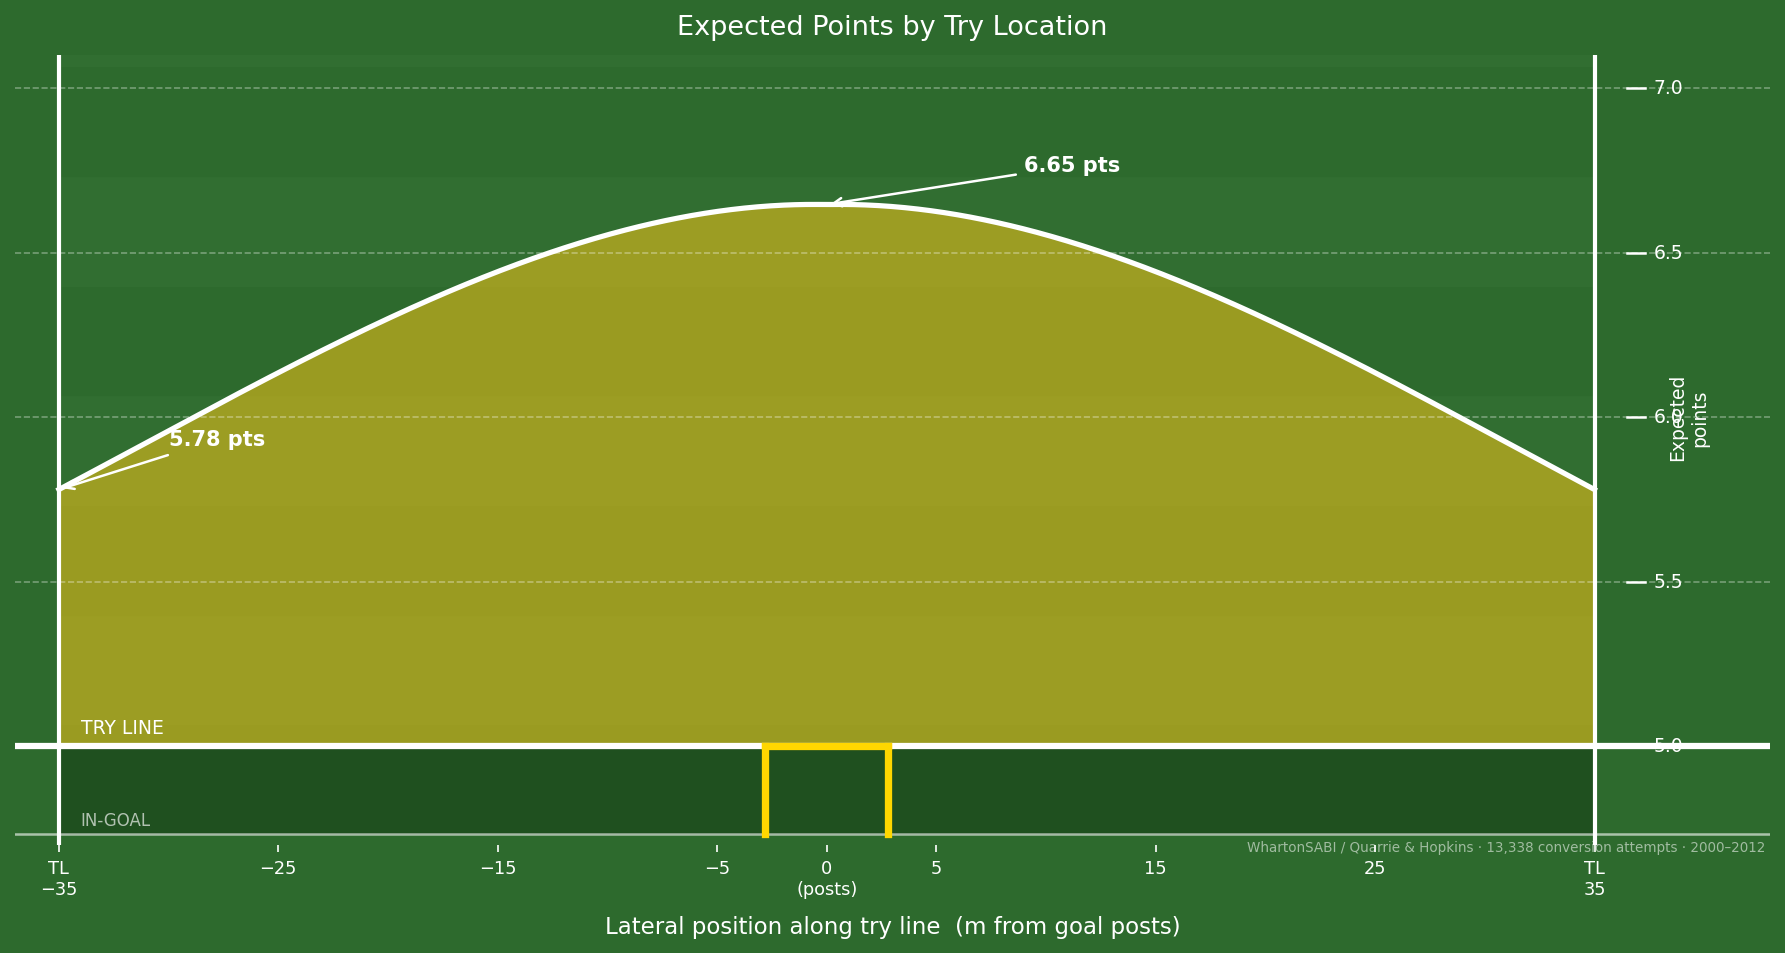

Here is the Python script that generated this plot:
"""
Expected points (try + conversion) vs. lateral try location —
visualised as a filled hill curve rising above the try line on an
abstract top-down rugby pitch.

Coordinate mapping (y-axis):
  try line  (y = 0)  ↔  5.0 pts  (try alone)
  top       (y = 30) ↔  7.0 pts  (try + certain conversion)

The curve peaks upward at centre and dips toward the wings.
Data: 13,338 conversion attempts, goal_kicking_data.csv
(WhartonSABI / Quarrie & Hopkins, 2000–2012).
"""

import matplotlib
matplotlib.use("Agg")

import numpy as np
import pandas as pd
import matplotlib.pyplot as plt
import matplotlib.patches as mpatches
from scipy.interpolate import UnivariateSpline

# ---------------------------------------------------------------------------
# Load & fit
# ---------------------------------------------------------------------------
df   = pd.read_csv("goal_kicking_data.csv")
conv = df[df["Type"] == 2].copy()
conv["lateral_m"] = (conv["X1 Metres"] - 35).abs()

bins = np.arange(0, 37.5, 2.5)
conv["bin"] = pd.cut(conv["lateral_m"], bins=bins, include_lowest=True)
agg = (
    conv.groupby("bin", observed=True)
        .agg(attempts=("Quality", "count"),
             made=("Quality", lambda x: (x == 1).sum()))
)
agg["prob"]    = agg["made"] / agg["attempts"]
agg["bin_mid"] = [i.mid for i in agg.index]

bin_mid = agg["bin_mid"].values
bin_p   = agg["prob"].values
n       = agg["attempts"].values

spl = UnivariateSpline(bin_mid, bin_p, w=np.sqrt(n), k=3, s=len(bin_mid))

HALF_WIDTH = 35.0
lat    = np.linspace(-HALF_WIDTH, HALF_WIDTH, 700)
p_conv = np.clip(spl(np.abs(lat)), 0, 1)
ep     = 5 + 2 * p_conv

# ---------------------------------------------------------------------------
# Map EP → y  (5 pts = 0, 7 pts = Y_TOP)
# ---------------------------------------------------------------------------
Y_TOP   = 30.0          # full chart height above try line
Y_BOT   = -4.0          # small in-goal strip below

def ep_to_y(e):
    return (e - 5.0) * (Y_TOP / 2.0)   # 2 pt range → Y_TOP metres

curve_y = ep_to_y(ep)

# EP tick positions
ep_ticks = [5.0, 5.5, 6.0, 6.5, 7.0]

# ---------------------------------------------------------------------------
# Figure
# ---------------------------------------------------------------------------
POST_SEP = 5.6 / 2

fig, ax = plt.subplots(figsize=(12, 8))
fig.patch.set_facecolor("#2d6a2d")
ax.set_facecolor("#2d6a2d")

# ── Grass stripes (vertical bands across the chart height) ───────────────────
stripe_colors = ["#2d6a2d", "#316e31"]
for i, y_start in enumerate(np.arange(Y_BOT, Y_TOP + 5, 5)):
    ax.add_patch(mpatches.Rectangle(
        (-HALF_WIDTH, y_start), 2 * HALF_WIDTH, 5,
        color=stripe_colors[int(i) % 2], zorder=0
    ))

# In-goal darker tint below try line
ax.add_patch(mpatches.Rectangle(
    (-HALF_WIDTH, Y_BOT), 2 * HALF_WIDTH, abs(Y_BOT),
    color="#1a451a", zorder=1, alpha=0.7
))

# ── EP fill: try line up to curve ─────────────────────────────────────────────
ax.fill_between(lat, 0, curve_y, color="#f5c518", alpha=0.55, zorder=2, linewidth=0)

# ── EP curve ──────────────────────────────────────────────────────────────────
ax.plot(lat, curve_y, color="white", lw=2.5, zorder=5)

# ── Pitch lines ───────────────────────────────────────────────────────────────
ax.axvline(-HALF_WIDTH, color="white", lw=2,   zorder=3)   # left touchline
ax.axvline( HALF_WIDTH, color="white", lw=2,   zorder=3)   # right touchline
ax.axhline(0,           color="white", lw=3,   zorder=4)   # try line
ax.axhline(Y_BOT,       color="white", lw=1.2, zorder=3, alpha=0.6)   # dead-ball

# ── Goal posts ────────────────────────────────────────────────────────────────
post_kw = dict(color="#FFD700", lw=3.5, zorder=6)
ax.plot([-POST_SEP, -POST_SEP], [Y_BOT, 0], **post_kw)
ax.plot([ POST_SEP,  POST_SEP], [Y_BOT, 0], **post_kw)
ax.plot([-POST_SEP,  POST_SEP], [0,     0], **post_kw)

# ── Dashed EP gridlines ───────────────────────────────────────────────────────
for pts in ep_ticks:
    y = ep_to_y(pts)
    if pts > 5.0:   # try line already drawn solid
        ax.axhline(y, color="white", lw=0.8, ls="--", alpha=0.35, zorder=2)

# ── Y-axis EP scale (right edge) ─────────────────────────────────────────────
scale_x = HALF_WIDTH + 1.5
for pts in ep_ticks:
    y = ep_to_y(pts)
    ax.plot([scale_x, scale_x + 0.8], [y, y], color="white", lw=1.2, zorder=7)
    ax.text(scale_x + 1.2, y, f"{pts:.1f}",
            color="white", fontsize=9, va="center", zorder=7)

ax.text(scale_x + 2.8, ep_to_y(6.0), "Expected\npoints",
        color="white", fontsize=9, ha="center", va="center",
        rotation=90, zorder=7)

# ── Labels ────────────────────────────────────────────────────────────────────
ax.text(-HALF_WIDTH + 1, 0.6,   "TRY LINE", color="white", fontsize=9,  zorder=8)
ax.text(-HALF_WIDTH + 1, Y_BOT + 0.4, "IN-GOAL", color="white", fontsize=8,
        alpha=0.65, zorder=8)

# Key value annotations
ep_centre = float(5 + 2 * np.clip(spl(0), 0, 1))
ep_tl     = float(ep[0])
ax.annotate(f"{ep_centre:.2f} pts",
            xy=(0, ep_to_y(ep_centre)),
            xytext=(9, ep_to_y(ep_centre) + 1.5),
            color="white", fontsize=10, fontweight="bold",
            arrowprops=dict(arrowstyle="->", color="white", lw=1.2))
ax.annotate(f"{ep_tl:.2f} pts",
            xy=(-HALF_WIDTH, ep_to_y(ep_tl)),
            xytext=(-HALF_WIDTH + 5, ep_to_y(ep_tl) + 2),
            color="white", fontsize=10, fontweight="bold",
            arrowprops=dict(arrowstyle="->", color="white", lw=1.2))

# ── Title & axes ──────────────────────────────────────────────────────────────
ax.set_title(
    "Expected Points by Try Location",
    fontsize=13, color="white", pad=10
)

# Source in bottom-right corner
ax.text(HALF_WIDTH + 7.8, Y_BOT - 0.3,
        "WhartonSABI / Quarrie & Hopkins · 13,338 conversion attempts · 2000–2012",
        color="white", fontsize=6.5, alpha=0.55, ha="right", va="top", zorder=9)

ax.set_xlim(-HALF_WIDTH - 2, HALF_WIDTH + 8)
ax.set_ylim(Y_BOT - 0.5, Y_TOP + 1.5)
ax.set_aspect("equal")

ax.set_xticks([-35, -25, -15, -5, 0, 5, 15, 25, 35])
ax.set_xticklabels(
    ["TL\n−35", "−25", "−15", "−5", "0\n(posts)", "5", "15", "25", "TL\n35"],
    color="white", fontsize=8.5
)
ax.tick_params(axis="x", colors="white")
ax.yaxis.set_visible(False)
for spine in ax.spines.values():
    spine.set_visible(False)

ax.set_xlabel("Lateral position along try line  (m from goal posts)", fontsize=11,
              color="white", labelpad=8)

fig.tight_layout()
out = "expected_points_pitch.png"
fig.savefig(out, dpi=150, bbox_inches="tight", facecolor=fig.get_facecolor())
print(f"Saved → {out}")
